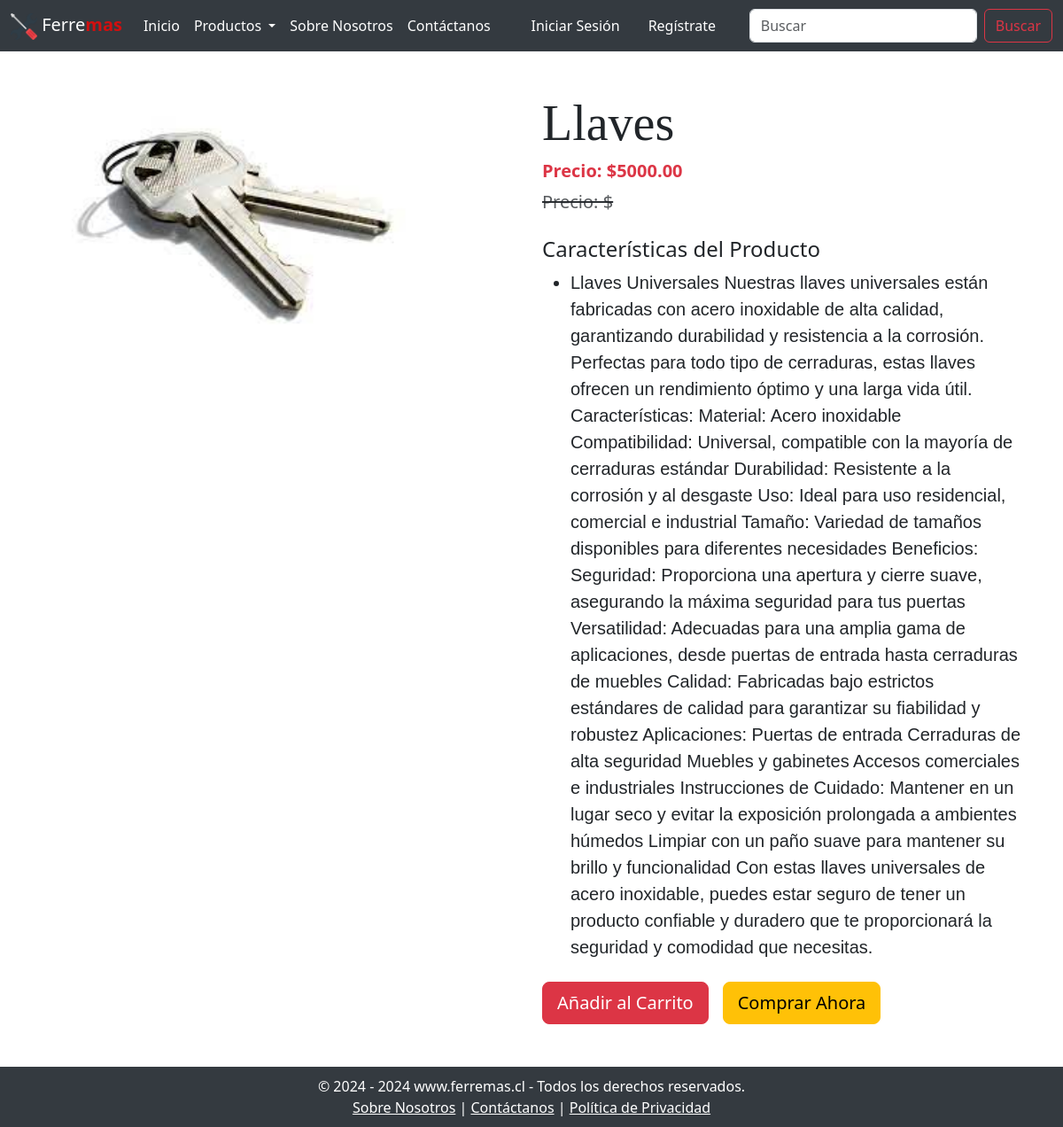
Screenshot of /product-detail/1 with the database file from the repository.
### core/models.py (models this page shows, shortened)
class Product(models.Model):
    category = models.ForeignKey(Category, related_name='products', on_delete=models.CASCADE)
    title = models.CharField(max_length=100)
    description = models.TextField()
    price = models.DecimalField(max_digits=10, decimal_places=2, default=0.0)
    discounted_price = models.DecimalField(max_digits=10, decimal_places=2, null=True, blank=True)
    product_image = models.ImageField(upload_to='products/', null=True, blank=True)

### core/views.py (the view)
# urls.py: path("product-detail/<int:pk>", views.ProductDetail.as_view(), name="product_detail"),
class ProductDetail(View):
    def get(self, request, pk):
        product = Product.objects.get(pk=pk)
        return render(request, "app/productdetail.html", locals())

### core/context_processors.py (called while the page is built)
def cart_item_count(request):
    if request.user.is_authenticated:
        cart_count = Cart.objects.filter(user=request.user).count()
    else:
        cart_count = 0
    return {'totalitems': cart_count}

### core/templates/app/productdetail.html (shortened to what this page needs)
{% extends 'app/base.html' %}
{% load static %}
{% block main-content %}
    <div class="container my-5">
        <div class="row justify-content-between">
            <div class="col-lg-5 mb-5">
                <img src="{{ product.product_image.url }}" class="img-fluid w-100" alt="{{ product.title }}">
            </div>
            <div class="col-lg-6">
                <h1 class="display-4" style="font-family: Georgia, serif;">{{ product.title }}</h1>
                <h5 class="text-danger fw-bold">Precio: ${{ product.discounted_price }}</h5>
                <small class="text-muted fs-5 text-decoration-line-through"><del>Precio: ${{ product.selling_price }}</del></small>
                <br><br>
                <h4>Características del Producto</h4>
                <ul class="fs-5" style="font-family: 'Rajdhani', sans-serif;">
                    <li>{{ product.description }}</li>
                </ul>
                <div class="d-flex align-items-center mt-4">
                    <form action="{% url 'add_to_cart' %}" method="GET" class="me-3">
                        <button type="submit" class="btn btn-danger btn-lg">Añadir al Carrito</button>
                    </form>
                    <a href="{% url 'checkout' %}" class="btn btn-warning btn-lg">Comprar Ahora</a>
                </div>
            </div>
        </div>
    </div>
{% endblock main-content %}

### rows the page displays
Product: product_image (picture), title "Llaves", discounted_price "5000.00", description "Llaves Universales Nuestras llaves universales están fabricadas con acero inoxidable de alta calidad, garantizando durabilidad y resistencia a la corrosión. Perfectas para todo tipo de cerraduras, estas llaves ofrecen un rendimiento óptimo y una larga vida útil. Características: Material: Acero inoxidable Compatibilidad: Universal, compatible con la mayoría de cerraduras estándar Durabilidad: Resistente a la corrosión y al desgaste Uso: Ideal para uso residencial, comercial e industrial Tamaño: Variedad de tamaños disponibles para diferentes necesidades Beneficios: Seguridad: Proporciona una apertura y cierre suave, asegurando la máxima seguridad para tus puertas Versatilidad: Adecuadas…"
